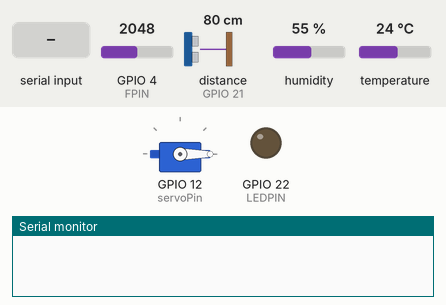
Simulated run of this sketch. Board: ESP32. Parts: servo, output pins drawn as LEDs (lit = HIGH), the last lines printed to the serial monitor. Inputs (shaded band) come from the test bench; at power-on: GPIO 4 (FPIN) = 2048, distance to the obstacle (sensor on GPIO 21) 80 cm, humidity 55 %, temperature 24 °C. The echo pulse lasts 58.3 µs per cm; nothing arrives over Bluetooth unless stated; pins used as bus, display or sensor lines are not drawn.

Above: at 1.2 s.
1.3 s: "Off\n" received over the second serial link
At 1.8 s:
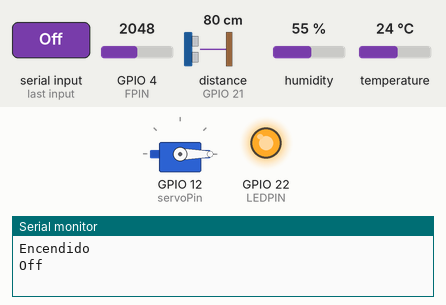
2.8 s: "90,45,200\n" received over the second serial link
At 4.0 s:
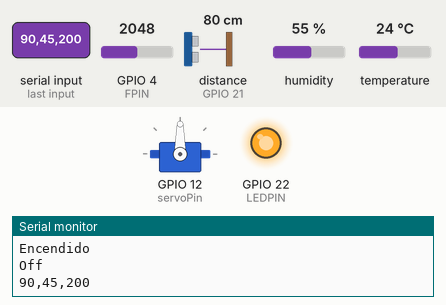
4.3 s: "On\n" received over the second serial link
At 5.2 s:
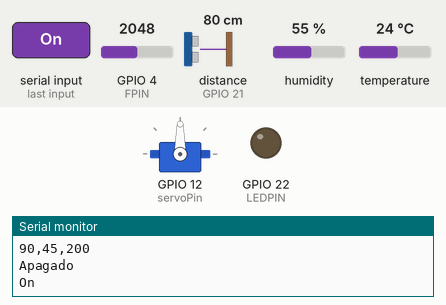
5.8 s: "30,150\n" received over the second serial link
At 6.4 s:
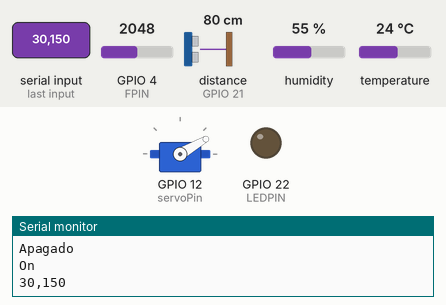
7.3 s: "off\n" received over the second serial link
At 8.5 s:
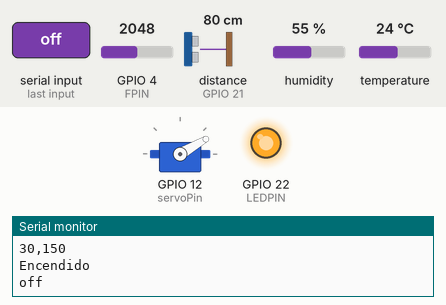
8.8 s: "200\n" received over the second serial link
At 9.9 s:
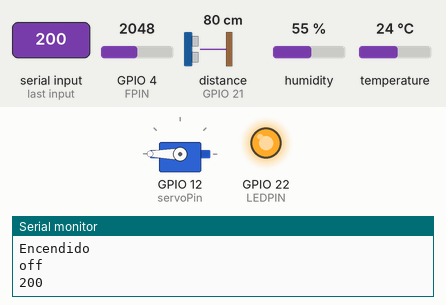
Timing chart, 0 to 11.3 s (numbered marks = the images above; inputs shaded):
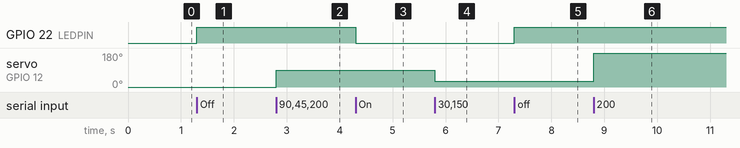

The sketch:

Practica_2.ino
```cpp
// BLUETOOTH
#include <BluetoothSerial.h>  // Librería Bluetooth
// SERVOMOTOR
#include <ESP32Servo.h>       //Ponemos la librería
#define servoPin 12           //Se define el pin del servomotor
// DHT11
#include <Adafruit_Sensor.h>  // Controlador de sensor unificado Adafruit
#include <DHT.h>              // Librería DHT para usar sensor de humedad y temperatura
#include <DHT_U.h>            // Libreria DHT
#define DHTTYPE 11            // Define el tipo de sensor DTH
#define DHTPIN 15             // Definimos el pin del DTH11
int relay = 22;               // Definimos el pin para el relay

// LED Y FOTORESISTENCIA
#define LEDPIN 22             //Definimos el pin del LED
#define FPIN 4               // Definimos el pin de la fotoresistencia

//Sensor de Distancia
const int Trig = 2;  		//Pin digita para el Trigger del sensor
const int PinEcho = 21;    	//Pin digital para el Echo del sensor

//Comandos para verificar si se encuentra ahabilitado el bluetooh
#if !defined(CONFIG_BT_ENABLED) || !defined(CONFIG_BLUEDROID_ENABLED)
#error Bluetooth is not enabled! Please run 'make menuconfig' to and enable it
#endif

// Instancia de Bluetooth Serial
	BluetoothSerial SerialBT;
// Variable para encender el led
	String letra;
// Variables float para almacenar el valor de la temperatura y humedad
	float temperatura, humedad;
// Variable int para el valor de la luminosidad
	int luminosidad = 0;
// Variable para el tiempo
	unsigned long tiempo1 = 0;
// Variable para el tiempo
	unsigned long tiempo2 = 0;
// Variable para el tiempo
	unsigned long tiempoSegundos = 0;
// Variable int para la frecciencia/velocidad del giro del servomotor
	int frecuencia = 5;
// Instancia de Servo
	Servo servoM;
// Variable int que almacena el angulo del servomotor
	int data;
// Variable para el menú
	int contador = 0;
	long t; //tiempo que demora en llegar el eco
	long d; //distancia en centimetros
// Se inicializa el sensor DHT (Pin, Tipo)
	DHT dht(DHTPIN,DHTTYPE);

//Primera función a ejecutar en el programa y se utiliza para configuurar, inicializar variables, comenzar a usar librerías, etc.
void setup() {
  	contador = 0;
  // Se inicializa el sensor
  	dht.begin();
  // Puerto Serie para bluetooh
  	Serial.begin(115200);
  // Nombre del despisitivo Bluetooth
  	SerialBT.begin("esp32Omar");
  // Establece el pin 5 como salida IN1
  	pinMode(LEDPIN,OUTPUT);
  // Obtiene el tiempo transcurrido desde que se prendió la ESP32
  	tiempo1 = millis();
  // Se le indica al servomotor el pin
  	servoM.attach(servoPin);
  // Se pone el servomotor en 0º
  	servoM.write(0);
  //Sensor distancia
  	pinMode(Trig, OUTPUT); //pin como salida
  	pinMode(PinEcho, INPUT);  //pin como entrada
  	digitalWrite(Trig, LOW);//Inicializamos el pin con 0
  	pinMode(relay, OUTPUT);
}

//Contiene el código que se ejecutará continuamente (lectura de entradas, activación de salidas, etc)
	void loop() {
  // Se obtiene los segundos transcurridos
  	tiempo2 = millis();
  // Se obtiene la humedad
  	humedad = dht.readHumidity();
  // Se obtiene la temperatura
  	temperatura = dht.readTemperature();
  // Se obtiene la luminosidad
  	luminosidad = analogRead(FPIN);

  // Si ha pasado 1 segundo ejecuta el IF
  	if(tiempo2 > (tiempo1 + 10000)){
    	tiempo1 = millis();                 // Actualiza el tiempo actual
    	tiempoSegundos = tiempo1/1000;      // Calcula el tiempo en segundos desde que se prendio el ESP32, es decir, millis()/1000

    	if (isnan(humedad) || isnan(temperatura) || isnan(luminosidad) || isnan(d)){      //Se comprueba que los valores de temperatura son igual a nan
      SerialBT.println(F("Error al obtener la temperatura y humedad")); //En caso de ser así mostrará un mensaje de error
      }else{  //En caso de ser diferente de nan, se muestran cada uno de los valores
   //Sensor DHT11
   // Se imprime un mensaje
	SerialBT.print("Humedad: ");
   // Se imprime el valor de la humedad
	SerialBT.println(humedad);
   // Se imprime un mensaje
	SerialBT.print("Temperatura: ");
   // Se imprime el valor de la temperatura
      SerialBT.print(temperatura);
   // Se imprime un mensaje
	SerialBT.println(" ºC");
   // Se imprime un mensaje
        SerialBT.print("Luminosidad: ");
   // Se imprime el valor de la luminosidad
        SerialBT.println(luminosidad);
      }

      if(isnan(d)){                                           //Se comprueba que los valores de temperatura son igual a nan
        SerialBT.println("Error al obtener la distancia");	 //En caso de ser así mostrará un mensaje de error
      }else{  								//En caso de ser diferente de nan, se muestran cada uno de los valores
        //Sensor de distancia
        digitalWrite(Trig, HIGH);
        delayMicroseconds(10);          				//Enviamos un pulso de 10us
        digitalWrite(Trig, LOW);
        t = pulseIn(PinEcho, HIGH); 				//obtenemos el ancho del pulso
        d = t/59;             					//escalamos el tiempo a una distancia en cm
        SerialBT.print("Distancia: ");
        SerialBT.print(d);      					//Enviamos serialmente el valor de la distancia
        SerialBT.print(" cm");
        SerialBT.println();
        delay(100);         						//Hacemos una pausa de 100ms
      }
  }

  if (SerialBT.available()){                 // Si se recibe algo de bluetooth
    letra = SerialBT.readStringUntil('\n');  // Se almacena en la variable letra

    if(letra=="On" || letra=="on" || letra=="ON"){    // Si el valor es igual a 1
      digitalWrite(LEDPIN,LOW);                       // Se enciende el led
      digitalWrite(relay, LOW);
      delay(100);
      Serial.println("Apagado");
    }
    if(letra=="Off" || letra=="off" || letra=="OFF"){ // Si el valor es igual a 0
      digitalWrite(LEDPIN,HIGH);                      // Se apaga el led
      digitalWrite(relay, HIGH);
      Serial.println("Encendido");
      delay(100);
    }
    if (letra.toInt() > 0 and letra.toInt() <= 180){ // Si la letra puede convertir en número y el número es menor a 180º
        data = letra.toInt(); // Se guarda en el valor en data
        ServoMotor();         // Se llama al metodo ServoMotor
    }
    if (letra == "0"){        // Si el valor es igual a 0
        data = 0;             // data será igual a 0
        ServoMotor();         // Se llama al metodo ServoMotor
    }
    if (letra.toInt() > 0 and letra.toInt() > 180){ // Si la letra puede convertir en número y el número es menor a 180º
        data = 180; // Se guarda en el valor en data
        ServoMotor();         // Se llama al metodo ServoMotor
    }

   if(letra != "" || letra != NULL){ // Si la variable es diferente nulo
    Serial.println(letra);           // Se muestra en el Monitor Serie
    }
  }
}

// Método para mover el servomotor
void ServoMotor(){
  if(data < 180){        // Si data es menor a 180º
    servoM.write(data);  // Se mueve el servomotor a ese angulo
  }else if(data >= 180){ // Si  data es mayor o igual a 180º
    servoM.write(180);   // Se mueve el servomotor a 180º
  }
}
```

Measured:
- after the input at 1.3 s, GPIO 22 (LEDPIN): LOW → HIGH at once
- after the input at 2.8 s, servo on GPIO 12 (servoPin): 0° → 90° at once
- after the input at 4.3 s, GPIO 22 (LEDPIN): HIGH → LOW at once
- after the input at 5.8 s, servo on GPIO 12 (servoPin): 90° → 30° at once
- after the input at 7.3 s, GPIO 22 (LEDPIN): LOW → HIGH at once
- after the input at 8.8 s, servo on GPIO 12 (servoPin): 30° → 180° at once
